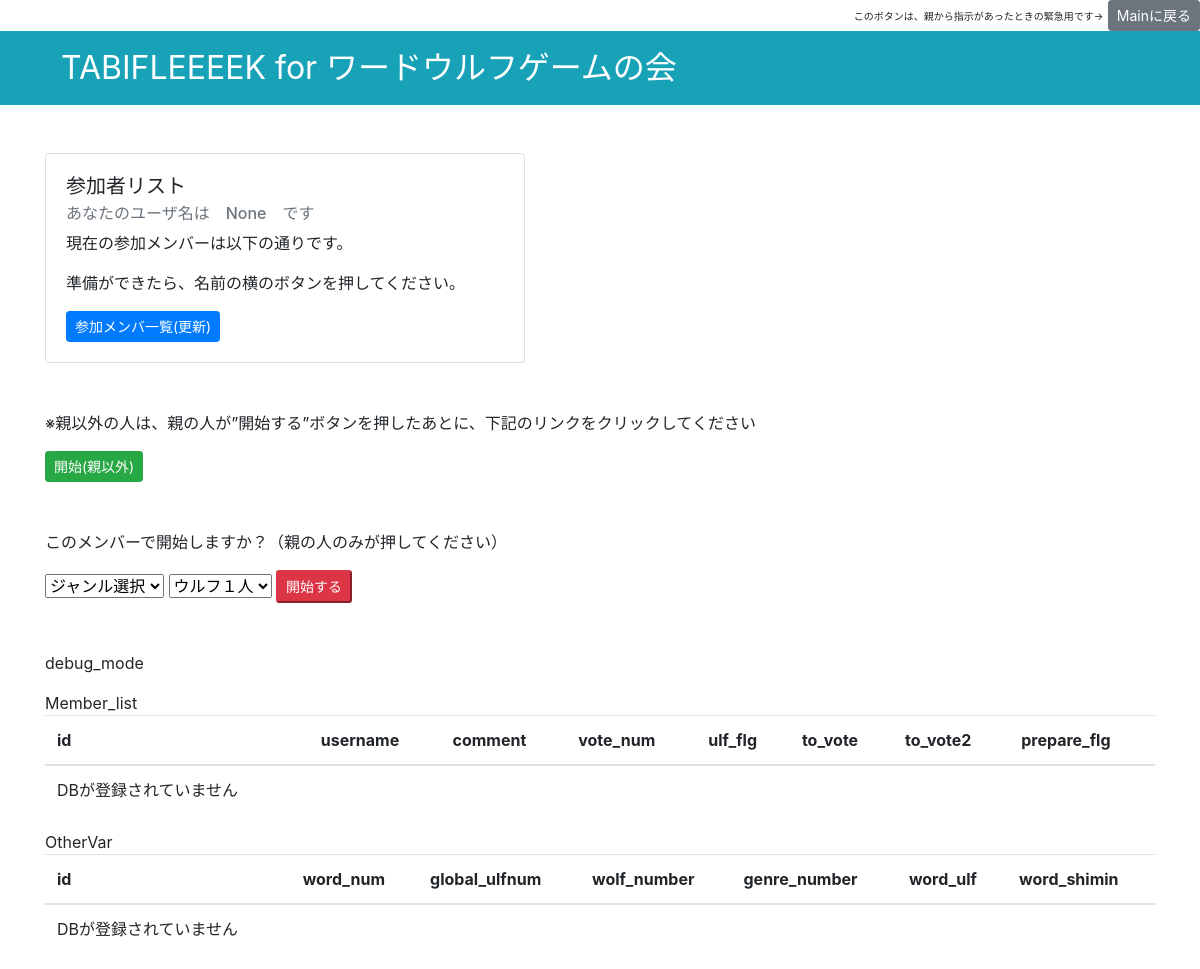
The page /memberlist on the database as committed earlier.
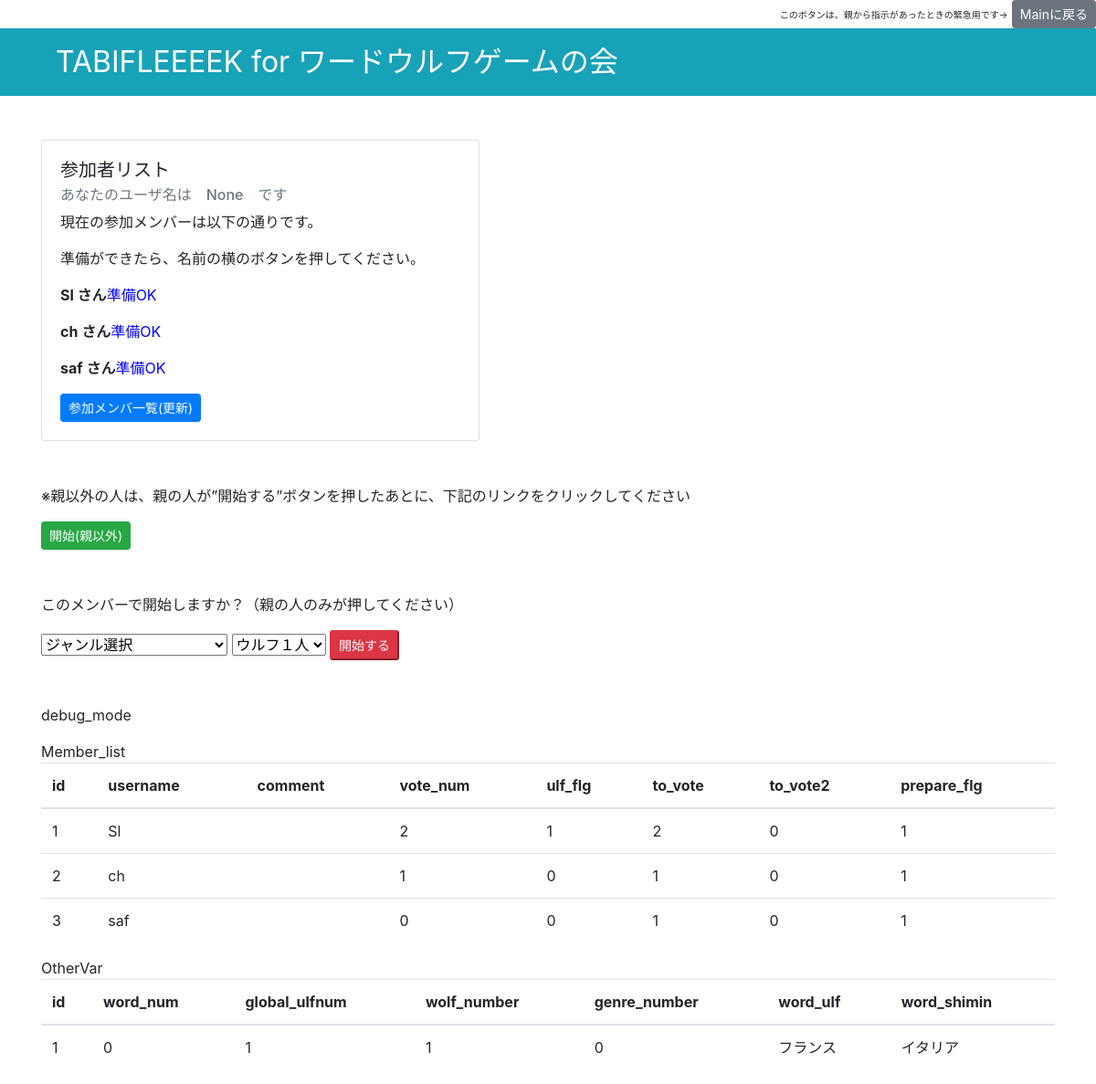
The same page on the database as committed later.
### app.py (models this page shows, shortened)
class MemberList(db.Model):
    __tablename__ = 'players'
    id = db.Column(db.Integer, primary_key=True)
    username = db.Column(db.Text, nullable=False)
    comment = db.Column(db.String(128), nullable=False)
    vote_num = db.Column(db.Integer, nullable=False)
    ulf_flg = db.Column(db.Integer, nullable=False)
    to_vote = db.Column(db.Integer, nullable=False)
    to_vote2 = db.Column(db.Integer, nullable=False)
    prepare_flg = db.Column(db.Integer, nullable=False)

class OtherVar(db2.Model):
    __tablename__ = 'OtherVariable'
    id = db.Column(db.Integer, primary_key=True)
    word_num = db.Column(db.Integer, nullable=False)
    global_ulfnum = db.Column(db.Integer, nullable=False)
    wolf_number = db.Column(db.Integer, nullable=False)
    genre_number = db.Column(db.Integer, nullable=False)
    word_ulf = db.Column(db.String(128), nullable=False)
    word_shimin = db.Column(db.String(128), nullable=False)
    quest1 = db.Column(db.String(256), nullable=True)
    quest2 = db.Column(db.String(256), nullable=True)
    quest3 = db.Column(db.String(256), nullable=True)
    quest4 = db.Column(db.String(256), nullable=True)
    quest5 = db.Column(db.String(256), nullable=True)

### app.py (the view)
@app.route('/memberlist')
def load_member_list():
    myname = session.get('username')
    MemberList_DB = db.session.query(MemberList).all()
    flg_start = 1
    for member in MemberList_DB:
        if member.prepare_flg == 0 :
            flg_start = 0 #まだ準備できていない人がいる
            break
    word_Genre = db.session.query(OrignalGenreData).all()
    debug_memberlist = MemberList.query.all()#debug_DBチェック用
    debug_OtherVar = OtherVar.query.all()#debug_DBチェック用
    return render_template('member_list.html',MemberList_DB=MemberList_DB,myname = myname, word_Genre = word_Genre,flg_start = flg_start,debug_memberlist=debug_memberlist,debug_OtherVar =debug_OtherVar)

### app.py (called while the page is built)
    def __repr__(self):
        return f"{self.GenreData}"

### templates/member_list.html (shortened to what this page needs)
{% extends 'base.html' %}
{% block content %}
<div class="py-5">
  <div class="card" style="width: 30rem;">
    <div class="card-body">
      <h5 class="card-title">参加者リスト</h5>
      <h6 class="card-subtitle mb-2 text-muted">あなたのユーザ名は　{{myname}}　です </h6>
      <p class="card-text">現在の参加メンバーは以下の通りです。</p>
      <p class="card-text">準備ができたら、名前の横のボタンを押してください。</p>
      {% for member in MemberList_DB %}
      <p>
          <div style="display:inline-flex">
            <b>{{ member.username }} さん</b>
            {% if member.prepare_flg == 0 %}
              {% if member.username == myname %}
                <form action="/memberlist_check" style="display:inline;" method="POST">
                  <input  type="submit"  name="BtnID" value="{{member.id}}" >
                </form>
              {% endif %}
            {% else %}
              <font color="blue">   準備OK </font>
            {% endif %}
          </div>
      <br>
      </p>
      {% endfor %}
      <a class="btn btn-primary btn-sm" href="{{ url_for('load_member_list') }}" role="button">参加メンバ一覧(更新)</a>
    </div>
  </div>
</div>
{% if flg_start == 1 %}
<p>※親以外の人は、親の人が”開始する”ボタンを押したあとに、下記のリンクをクリックしてください</p>
<a class="btn btn-success btn-sm" href="{{ url_for('memberlist_prepare')}}" role="button">開始(親以外)</a>
<div class="py-5">
<p>このメンバーで開始しますか？（親の人のみが押してください）</p>
<form action="/prepare" method="POST">
  <select name="genre_num">
    <option value=1>ジャンル選択</option>
  </select>
  <select name="number_wolf">
    <option value=1>ウルフ１人</option>
  </select>
  <input class="submit-button btn-danger btn-sm" value="開始する" type="submit" id="button1" >
</form>
</div>
{% else %}
  <p>※まだ全員が準備ができていない状態です。<br>
    時間をあけて、上部の<u>参加メンバ一覧(更新)</u>のボタンをクリックしてください。</p>
{% endif %}
{% endblock %}

### templates/base.html (shortened to what this page needs)
<!DOCTYPE html>
<html lang="ja">
    <head>
        <link rel="stylesheet" href="https://stackpath.bootstrapcdn.com/bootstrap/4.4.1/css/bootstrap.min.css">
    </head>
    <body>
        <div class="text-right">
        <font size="1">このボタンは、親から指示があったときの緊急用です→</font>
        <a class="btn btn-secondary btn-sm" href="{{ url_for('main')}}" role="button">Mainに戻る</a>
    　　</div>
        <nav class="navbar  navbar-dark bg-info">
            <div class="container-md">
                <a class="navbar-brand pl-3" style="font-size: 2rem;">TABIFLEEEEK for ワードウルフゲームの会</a>
            </div>
        </nav>
        <div class="container">
            {% block content %}
            {% endblock %}
            <p>debug_mode</p>
            <td>Member_list</td>
            <table class="table table-hover">
            <thead>
                <tr>
                    <th>id</th>
                    <th>username</th>
                    <th>comment</th>
                    <th>vote_num</th>
                    <th>ulf_flg</th>
                    <th>to_vote</th>
                    <th>to_vote2</th>
                    <th>prepare_flg</th>
                </tr>
            </thead>
            <tbody>
                {% for post in debug_memberlist %}
                <tr>
                    <td>{{ post.id}}</td>
                    <td>{{ post.username}}</td>
                    <td>{{ post.comment }}</td>
                    <td>{{ post.vote_num }}</td>
                    <td>{{ post.ulf_flg }}</td>
                    <td>{{ post.to_vote }}</td>
                    <td>{{ post.to_vote2 }}</td>
                    <td>{{ post.prepare_flg }}</td>
                </tr>
                {% else %}
                <td>DBが登録されていません</td>
                {% endfor %}
            </tbody>
            </table>
            <td>OtherVar</td>
            <table class="table table-hover">
            <thead>
                <tr>
                    <th>id</th>
                    <th>word_num</th>
                    <th>global_ulfnum</th>
                    <th>wolf_number</th>
                    <th>genre_number</th>
                    <th>word_ulf</th>
                    <th>word_shimin</th>
                </tr>
            </thead>
            <tbody>
                {% for post in debug_OtherVar %}
                <tr>
                    <td>{{ post.id}}</td>
                    <td>{{ post.word_num}}</td>
                    <td>{{ post.global_ulfnum }}</td>
                    <td>{{ post.wolf_number }}</td>
                    <td>{{ post.genre_number}}</td>
                    <td>{{ post.word_ulf }}</td>
                    <td>{{ post.word_shimin}}</td>
                </tr>
                {% else %}
                <td>DBが登録されていません</td>
                {% endfor %}
            </tbody>
            </table>
        </div>
    </body>
</html>

Rows that differ between the two databases and show on the page:
added MemberList: username "Sl", shows "準備OK", id "1", vote_num "2", ulf_flg "1", to_vote "2", to_vote2 "0", prepare_flg "1"
added MemberList: username "ch", shows "準備OK", id "2", vote_num "1", ulf_flg "0", to_vote "1", to_vote2 "0", prepare_flg "1"
added MemberList: username "saf", shows "準備OK", id "3", vote_num "0", ulf_flg "0", to_vote "1", to_vote2 "0", prepare_flg "1"
added OtherVar: id "1", word_num "0", global_ulfnum "1", wolf_number "1", genre_number "0", word_ulf "フランス", word_shimin "イタリア"
Other text that changed with them:
text no longer shown: "DBが登録されていません DBが登録されていません"
